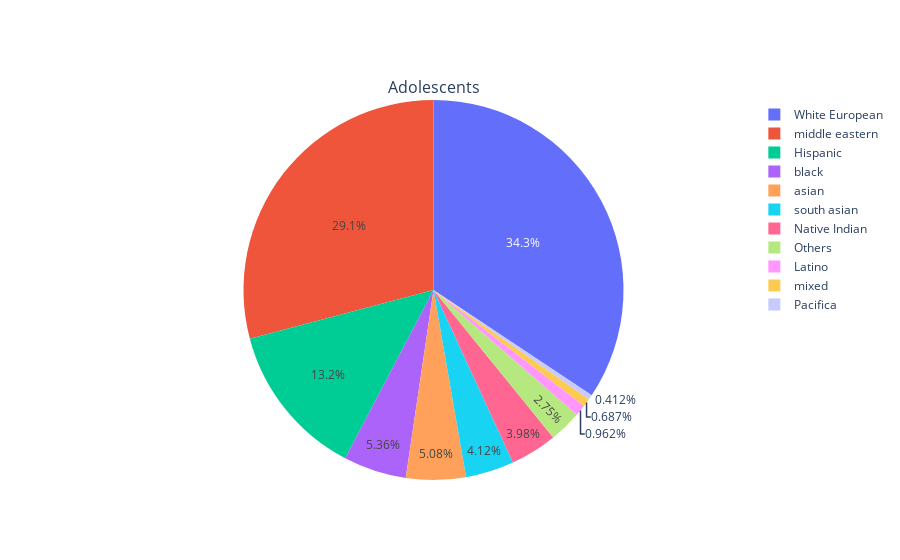

This figure's notebook cell:
### Code cell
labels1 = ad_yes['Ethnicity'].unique().tolist()
values1 = ad_yes['Ethnicity'].value_counts().tolist()

fig = make_subplots(rows=1, cols=1,subplot_titles=("Adolescents",), specs=[[{'type':'domain'}]])
fig.add_trace(go.Pie(labels=labels1, values=values1, name="Adolescents"),1, 1)
fig.show()

### Figure 1 — Plotly figure (JSON) as saved in the notebook; plotly's stock layout.template omitted (floating-point values rounded to 4 significant figures)
{"data": [{"domain": {"x": [0, 1], "y": [0, 1]}, "labels": ["White European", "middle eastern", "Hispanic", "black", "asian", "south asian", "Native Indian", "Others", "Latino", "mixed", "Pacifica"], "name": "Adolescents", "type": "pie", "values": [250, 212, 96, 39, 37, 30, 29, 20, 7, 5, 3]}], "layout": {"annotations": [{"font": {"size": 16}, "showarrow": false, "text": "Adolescents", "x": 0.5, "xanchor": "center", "xref": "paper", "y": 1, "yanchor": "bottom", "yref": "paper"}]}}
